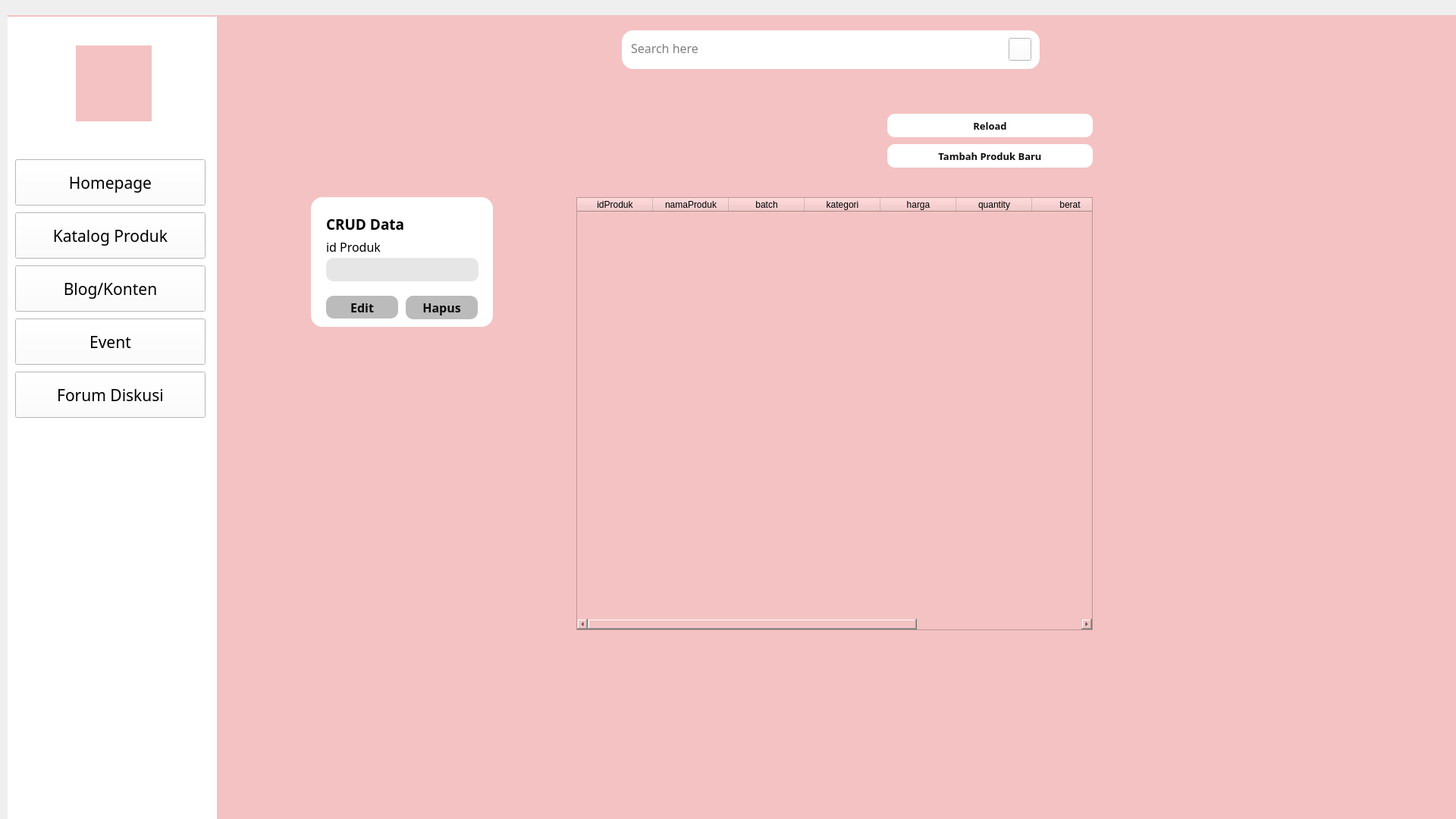
<?xml version="1.0" encoding="UTF-8"?>
<ui version="4.0">
 <class>Form</class>
 <widget class="QWidget" name="Form">
  <property name="enabled">
   <bool>true</bool>
  </property>
  <property name="geometry">
   <rect>
    <x>0</x>
    <y>0</y>
    <width>1920</width>
    <height>1080</height>
   </rect>
  </property>
  <property name="windowTitle">
   <string>Form</string>
  </property>
  <widget class="QWidget" name="widget_2" native="true">
   <property name="geometry">
    <rect>
     <x>10</x>
     <y>20</y>
     <width>1920</width>
     <height>1080</height>
    </rect>
   </property>
   <property name="styleSheet">
    <string notr="true">background-color: rgb(244, 194, 194);</string>
   </property>
   <widget class="QLabel" name="label">
    <property name="geometry">
     <rect>
      <x>-4</x>
      <y>2</y>
      <width>280</width>
      <height>1080</height>
     </rect>
    </property>
    <property name="styleSheet">
     <string notr="true">background-color:rgba(255,255,255,255);
</string>
    </property>
    <property name="text">
     <string/>
    </property>
   </widget>
   <widget class="QLabel" name="logoLM">
    <property name="geometry">
     <rect>
      <x>90</x>
      <y>40</y>
      <width>100</width>
      <height>100</height>
     </rect>
    </property>
    <property name="styleSheet">
     <string notr="true">border-image: url(:/logo/images/logo.jpeg);</string>
    </property>
    <property name="text">
     <string/>
    </property>
   </widget>
   <widget class="QPushButton" name="searchButton">
    <property name="geometry">
     <rect>
      <x>1320</x>
      <y>30</y>
      <width>30</width>
      <height>30</height>
     </rect>
    </property>
    <property name="styleSheet">
     <string notr="true">border-image: url(:/logo/images/search.png);
background-color: rgb(255, 255, 255);</string>
    </property>
    <property name="text">
     <string/>
    </property>
   </widget>
   <widget class="QPushButton" name="H_Homepage">
    <property name="geometry">
     <rect>
      <x>10</x>
      <y>190</y>
      <width>251</width>
      <height>61</height>
     </rect>
    </property>
    <property name="font">
     <font>
      <family>Poppins</family>
      <pointsize>16</pointsize>
     </font>
    </property>
    <property name="styleSheet">
     <string notr="true">background-color: rgb(255, 255, 255);</string>
    </property>
    <property name="text">
     <string>Homepage</string>
    </property>
   </widget>
   <widget class="QPushButton" name="H_KatalogProduk">
    <property name="geometry">
     <rect>
      <x>10</x>
      <y>260</y>
      <width>251</width>
      <height>61</height>
     </rect>
    </property>
    <property name="font">
     <font>
      <family>Poppins</family>
      <pointsize>16</pointsize>
     </font>
    </property>
    <property name="styleSheet">
     <string notr="true">background-color: rgb(255, 255, 255);</string>
    </property>
    <property name="text">
     <string>Katalog Produk</string>
    </property>
   </widget>
   <widget class="QPushButton" name="H_Konten">
    <property name="geometry">
     <rect>
      <x>10</x>
      <y>330</y>
      <width>251</width>
      <height>61</height>
     </rect>
    </property>
    <property name="font">
     <font>
      <family>Poppins</family>
      <pointsize>16</pointsize>
     </font>
    </property>
    <property name="styleSheet">
     <string notr="true">background-color: rgb(255, 255, 255);</string>
    </property>
    <property name="text">
     <string>Blog/Konten</string>
    </property>
   </widget>
   <widget class="QPushButton" name="H_Event">
    <property name="geometry">
     <rect>
      <x>10</x>
      <y>400</y>
      <width>251</width>
      <height>61</height>
     </rect>
    </property>
    <property name="font">
     <font>
      <family>Poppins</family>
      <pointsize>16</pointsize>
     </font>
    </property>
    <property name="styleSheet">
     <string notr="true">background-color: rgb(255, 255, 255);</string>
    </property>
    <property name="text">
     <string>Event</string>
    </property>
   </widget>
   <widget class="QPushButton" name="H_ForumDiskusi">
    <property name="geometry">
     <rect>
      <x>10</x>
      <y>470</y>
      <width>251</width>
      <height>61</height>
     </rect>
    </property>
    <property name="font">
     <font>
      <family>Poppins</family>
      <pointsize>16</pointsize>
     </font>
    </property>
    <property name="styleSheet">
     <string notr="true">background-color: rgb(255, 255, 255);</string>
    </property>
    <property name="text">
     <string>Forum Diskusi</string>
    </property>
   </widget>
   <widget class="QLineEdit" name="searchBar">
    <property name="geometry">
     <rect>
      <x>810</x>
      <y>20</y>
      <width>551</width>
      <height>51</height>
     </rect>
    </property>
    <property name="font">
     <font>
      <family>Poppins</family>
      <pointsize>12</pointsize>
     </font>
    </property>
    <property name="styleSheet">
     <string notr="true">background-color: rgb(255, 255, 255);
border-radius: 15px;
padding-bottom:4px;
padding-left:10px;</string>
    </property>
    <property name="placeholderText">
     <string>Search here</string>
    </property>
   </widget>
   <widget class="QPushButton" name="tambahproduk">
    <property name="geometry">
     <rect>
      <x>1160</x>
      <y>170</y>
      <width>271</width>
      <height>31</height>
     </rect>
    </property>
    <property name="font">
     <font>
      <family>Poppins</family>
      <pointsize>10</pointsize>
      <weight>75</weight>
      <bold>true</bold>
     </font>
    </property>
    <property name="styleSheet">
     <string notr="true">QPushButton#tambahproduk{
background-color:rgb(255,255,255,255);
border:none;
color:rgba(0,0,0,240);
border-radius:10px;
}


QPushButton#tambahproduk:hover{
background-color:rgb(255,165,0,255)
}

QPushButton#tambahproduk:pressed{
padding-left: 2px;
padding-top: 2px;
background-color:rgba(0,165,0,255);
}
</string>
    </property>
    <property name="text">
     <string>Tambah Produk Baru</string>
    </property>
   </widget>
   <widget class="QTableWidget" name="tabelProduk">
    <property name="geometry">
     <rect>
      <x>750</x>
      <y>240</y>
      <width>681</width>
      <height>571</height>
     </rect>
    </property>
    <property name="font">
     <font>
      <family>Poppins</family>
      <pointsize>12</pointsize>
     </font>
    </property>
    <column>
     <property name="text">
      <string>idProduk</string>
     </property>
    </column>
    <column>
     <property name="text">
      <string>namaProduk</string>
     </property>
    </column>
    <column>
     <property name="text">
      <string>batch</string>
     </property>
    </column>
    <column>
     <property name="text">
      <string>kategori</string>
     </property>
    </column>
    <column>
     <property name="text">
      <string>harga</string>
     </property>
    </column>
    <column>
     <property name="text">
      <string>quantity</string>
     </property>
    </column>
    <column>
     <property name="text">
      <string>berat</string>
     </property>
    </column>
    <column>
     <property name="text">
      <string>deskripsi</string>
     </property>
    </column>
    <column>
     <property name="text">
      <string>link</string>
     </property>
    </column>
   </widget>
   <widget class="QLabel" name="label_4">
    <property name="geometry">
     <rect>
      <x>400</x>
      <y>240</y>
      <width>240</width>
      <height>171</height>
     </rect>
    </property>
    <property name="styleSheet">
     <string notr="true">background-color: rgb(255,255,255,255);
border-radius:15px;</string>
    </property>
    <property name="text">
     <string/>
    </property>
   </widget>
   <widget class="QLabel" name="label_5">
    <property name="geometry">
     <rect>
      <x>420</x>
      <y>260</y>
      <width>211</width>
      <height>31</height>
     </rect>
    </property>
    <property name="font">
     <font>
      <family>Poppins</family>
      <pointsize>14</pointsize>
      <weight>75</weight>
      <bold>true</bold>
     </font>
    </property>
    <property name="styleSheet">
     <string notr="true">background-color:rgb(0,0,0,0);</string>
    </property>
    <property name="text">
     <string>CRUD Data</string>
    </property>
   </widget>
   <widget class="QPushButton" name="editButton">
    <property name="geometry">
     <rect>
      <x>420</x>
      <y>370</y>
      <width>95</width>
      <height>30</height>
     </rect>
    </property>
    <property name="font">
     <font>
      <family>Poppins</family>
      <pointsize>12</pointsize>
      <weight>75</weight>
      <bold>true</bold>
     </font>
    </property>
    <property name="styleSheet">
     <string notr="true">QPushButton#editButton{
background-color:rgb(187,187,187,255);
border:none;
color:rgba(0,0,0,240);
border-radius:10px;
}


QPushButton#editButton:hover{
background-color:rgb(244,194,194,255)
}

QPushButton#editButton:pressed{
padding-left: 2px;
padding-top: 2px;
background-color:rgba(0,165,0,255);
}
</string>
    </property>
    <property name="text">
     <string>Edit</string>
    </property>
   </widget>
   <widget class="QPushButton" name="hapusButton">
    <property name="geometry">
     <rect>
      <x>525</x>
      <y>370</y>
      <width>95</width>
      <height>31</height>
     </rect>
    </property>
    <property name="font">
     <font>
      <family>Poppins</family>
      <pointsize>12</pointsize>
      <weight>75</weight>
      <bold>true</bold>
     </font>
    </property>
    <property name="styleSheet">
     <string notr="true">QPushButton#hapusButton{
background-color:rgb(187,187,187,255);
border:none;
color:rgba(0,0,0,240);
border-radius:10px;
}


QPushButton#hapusButton:hover{
background-color:rgb(244,194,194,255)
}

QPushButton#hapusButton:pressed{
padding-left: 2px;
padding-top: 2px;
background-color:rgba(0,165,0,255);
}
</string>
    </property>
    <property name="text">
     <string>Hapus</string>
    </property>
   </widget>
   <widget class="QLabel" name="error">
    <property name="geometry">
     <rect>
      <x>750</x>
      <y>210</y>
      <width>581</width>
      <height>21</height>
     </rect>
    </property>
    <property name="font">
     <font>
      <family>Poppins</family>
      <pointsize>10</pointsize>
     </font>
    </property>
    <property name="styleSheet">
     <string notr="true">background-color:rgb(0,0,0,0);
color: red;</string>
    </property>
    <property name="text">
     <string/>
    </property>
   </widget>
   <widget class="QPushButton" name="reloadButton">
    <property name="geometry">
     <rect>
      <x>1160</x>
      <y>130</y>
      <width>271</width>
      <height>31</height>
     </rect>
    </property>
    <property name="font">
     <font>
      <family>Poppins</family>
      <pointsize>10</pointsize>
      <weight>75</weight>
      <bold>true</bold>
     </font>
    </property>
    <property name="styleSheet">
     <string notr="true">QPushButton#reloadButton{
background-color:rgb(255,255,255,255);
border:none;
color:rgba(0,0,0,240);
border-radius:10px;
}


QPushButton#reloadButton:hover{
background-color:rgb(255,165,0,255)
}

QPushButton#reloadButton:pressed{
padding-left: 2px;
padding-top: 2px;
background-color:rgba(0,165,0,255);
}
</string>
    </property>
    <property name="text">
     <string>Reload</string>
    </property>
   </widget>
   <widget class="QLineEdit" name="inputidProduk">
    <property name="geometry">
     <rect>
      <x>420</x>
      <y>320</y>
      <width>201</width>
      <height>31</height>
     </rect>
    </property>
    <property name="styleSheet">
     <string notr="true">background-color: rgb(0,0,0,25);
border-radius: 10px;
padding-bottom:4px;
padding-left:10px;

</string>
    </property>
    <property name="text">
     <string/>
    </property>
    <property name="alignment">
     <set>Qt::AlignLeading|Qt::AlignLeft|Qt::AlignVCenter</set>
    </property>
   </widget>
   <widget class="QLabel" name="Kategori_2">
    <property name="geometry">
     <rect>
      <x>420</x>
      <y>290</y>
      <width>111</width>
      <height>31</height>
     </rect>
    </property>
    <property name="font">
     <font>
      <family>Poppins</family>
      <pointsize>12</pointsize>
     </font>
    </property>
    <property name="styleSheet">
     <string notr="true">background-color:rgb(0,0,0,0);</string>
    </property>
    <property name="text">
     <string>id Produk</string>
    </property>
   </widget>
   <zorder>label</zorder>
   <zorder>logoLM</zorder>
   <zorder>H_Homepage</zorder>
   <zorder>H_KatalogProduk</zorder>
   <zorder>H_Konten</zorder>
   <zorder>H_Event</zorder>
   <zorder>H_ForumDiskusi</zorder>
   <zorder>searchBar</zorder>
   <zorder>searchButton</zorder>
   <zorder>tambahproduk</zorder>
   <zorder>tabelProduk</zorder>
   <zorder>label_4</zorder>
   <zorder>label_5</zorder>
   <zorder>editButton</zorder>
   <zorder>hapusButton</zorder>
   <zorder>error</zorder>
   <zorder>reloadButton</zorder>
   <zorder>inputidProduk</zorder>
   <zorder>Kategori_2</zorder>
  </widget>
 </widget>
 <resources>
  <include location="header image.qrc"/>
 </resources>
 <connections/>
</ui>
